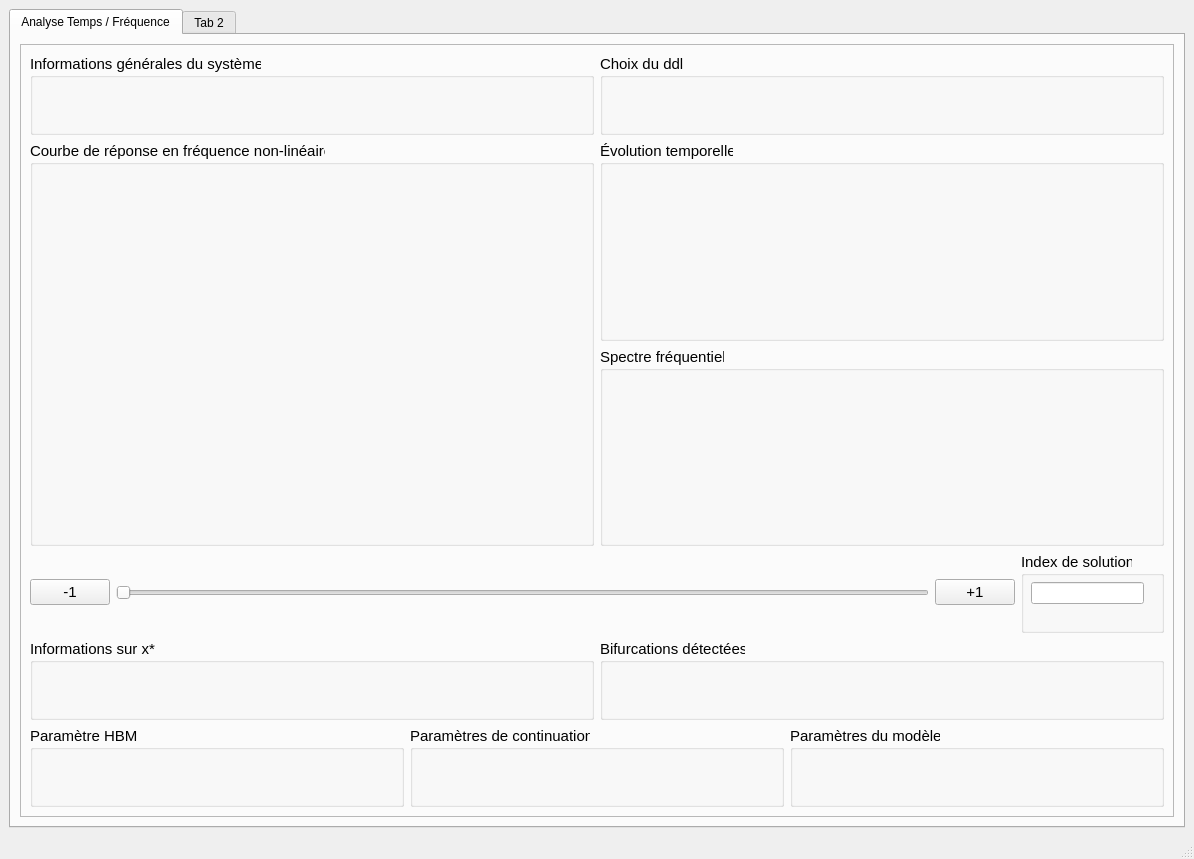
<?xml version="1.0" encoding="UTF-8"?>
<ui version="4.0">
 <class>MainWindow</class>
 <widget class="QMainWindow" name="MainWindow">
  <property name="geometry">
   <rect>
    <x>0</x>
    <y>0</y>
    <width>1194</width>
    <height>859</height>
   </rect>
  </property>
  <property name="windowTitle">
   <string>Interface graphique HBM</string>
  </property>
  <property name="windowIcon">
   <iconset>
    <normaloff>source/png/logo_LAVA_color.png</normaloff>source/png/logo_LAVA_color.png</iconset>
  </property>
  <widget class="QWidget" name="centralwidget">
   <layout class="QGridLayout" name="gridLayout">
    <item row="1" column="0">
     <widget class="QTabWidget" name="tabWidget">
      <property name="currentIndex">
       <number>0</number>
      </property>
      <widget class="QWidget" name="tab0">
       <attribute name="icon">
        <iconset>
         <normaloff>source/png/logo_Maurice_SANS_cravate.png</normaloff>source/png/logo_Maurice_SANS_cravate.png</iconset>
       </attribute>
       <attribute name="title">
        <string>Analyse Temps / Fréquence</string>
       </attribute>
       <layout class="QGridLayout" name="layout_tab0">
        <item row="0" column="0">
         <widget class="QFrame" name="main_frame_0">
          <property name="font">
           <font>
            <pointsize>11</pointsize>
           </font>
          </property>
          <property name="frameShape">
           <enum>QFrame::StyledPanel</enum>
          </property>
          <property name="frameShadow">
           <enum>QFrame::Raised</enum>
          </property>
          <layout class="QGridLayout" name="gridLayout_4">
           <item row="0" column="0">
            <layout class="QGridLayout" name="main_layout_0" rowstretch="1,5,1,1,1">
             <item row="4" column="0">
              <layout class="QHBoxLayout" name="layout_params">
               <item>
                <widget class="QGroupBox" name="gb_param_hbm">
                 <property name="title">
                  <string>Paramètre HBM</string>
                 </property>
                </widget>
               </item>
               <item>
                <widget class="QGroupBox" name="gb_param_continuation">
                 <property name="title">
                  <string>Paramètres de continuation</string>
                 </property>
                </widget>
               </item>
               <item>
                <widget class="QGroupBox" name="gb_param_mod">
                 <property name="title">
                  <string>Paramètres du modèle </string>
                 </property>
                </widget>
               </item>
              </layout>
             </item>
             <item row="0" column="0">
              <layout class="QHBoxLayout" name="layout_infos_choix">
               <item>
                <widget class="QGroupBox" name="gb_infos_sys">
                 <property name="title">
                  <string>Informations générales du système</string>
                 </property>
                </widget>
               </item>
               <item>
                <widget class="QGroupBox" name="gb_chx_ddl">
                 <property name="title">
                  <string>Choix du ddl</string>
                 </property>
                </widget>
               </item>
              </layout>
             </item>
             <item row="3" column="0">
              <layout class="QHBoxLayout" name="layout_infos_bifur">
               <item>
                <widget class="QGroupBox" name="gb_infos_x">
                 <property name="title">
                  <string>Informations sur x*</string>
                 </property>
                </widget>
               </item>
               <item>
                <widget class="QGroupBox" name="groupBox">
                 <property name="title">
                  <string>Bifurcations détectées</string>
                 </property>
                </widget>
               </item>
              </layout>
             </item>
             <item row="1" column="0">
              <layout class="QGridLayout" name="layout_graphiques">
               <item row="1" column="1">
                <widget class="QGroupBox" name="gb_spectre_freq">
                 <property name="font">
                  <font>
                   <pointsize>11</pointsize>
                  </font>
                 </property>
                 <property name="title">
                  <string>Spectre fréquentiel </string>
                 </property>
                 <layout class="QGridLayout" name="lay_spectre_freq"/>
                </widget>
               </item>
               <item row="0" column="0" rowspan="2">
                <widget class="QGroupBox" name="gb_courbe_freq">
                 <property name="font">
                  <font>
                   <pointsize>11</pointsize>
                  </font>
                 </property>
                 <property name="title">
                  <string>Courbe de réponse en fréquence non-linéaire</string>
                 </property>
                 <layout class="QGridLayout" name="lay_courbe_freq"/>
                </widget>
               </item>
               <item row="0" column="1">
                <widget class="QGroupBox" name="gb_ev_temp">
                 <property name="font">
                  <font>
                   <pointsize>11</pointsize>
                  </font>
                 </property>
                 <property name="title">
                  <string>Évolution temporelle</string>
                 </property>
                 <layout class="QGridLayout" name="lay_ev_temp"/>
                </widget>
               </item>
              </layout>
             </item>
             <item row="2" column="0">
              <layout class="QHBoxLayout" name="layout_slider" stretch="0,0,0,0">
               <item>
                <widget class="QPushButton" name="decrement_button">
                 <property name="text">
                  <string>-1</string>
                 </property>
                </widget>
               </item>
               <item>
                <widget class="QSlider" name="slider_solutions">
                 <property name="orientation">
                  <enum>Qt::Horizontal</enum>
                 </property>
                </widget>
               </item>
               <item>
                <widget class="QPushButton" name="increment_button">
                 <property name="text">
                  <string>+1</string>
                 </property>
                </widget>
               </item>
               <item>
                <widget class="QGroupBox" name="gb_idx_sol">
                 <property name="title">
                  <string>Index de solution</string>
                 </property>
                 <widget class="QLineEdit" name="idx_sol_line_edit">
                  <property name="geometry">
                   <rect>
                    <x>10</x>
                    <y>30</y>
                    <width>113</width>
                    <height>22</height>
                   </rect>
                  </property>
                 </widget>
                </widget>
               </item>
              </layout>
             </item>
            </layout>
           </item>
          </layout>
         </widget>
        </item>
       </layout>
      </widget>
      <widget class="QWidget" name="tab_2">
       <attribute name="title">
        <string>Tab 2</string>
       </attribute>
      </widget>
     </widget>
    </item>
   </layout>
  </widget>
  <widget class="QMenuBar" name="menubar">
   <property name="geometry">
    <rect>
     <x>0</x>
     <y>0</y>
     <width>1194</width>
     <height>22</height>
    </rect>
   </property>
  </widget>
  <widget class="QStatusBar" name="statusbar"/>
 </widget>
 <resources/>
 <connections/>
</ui>
